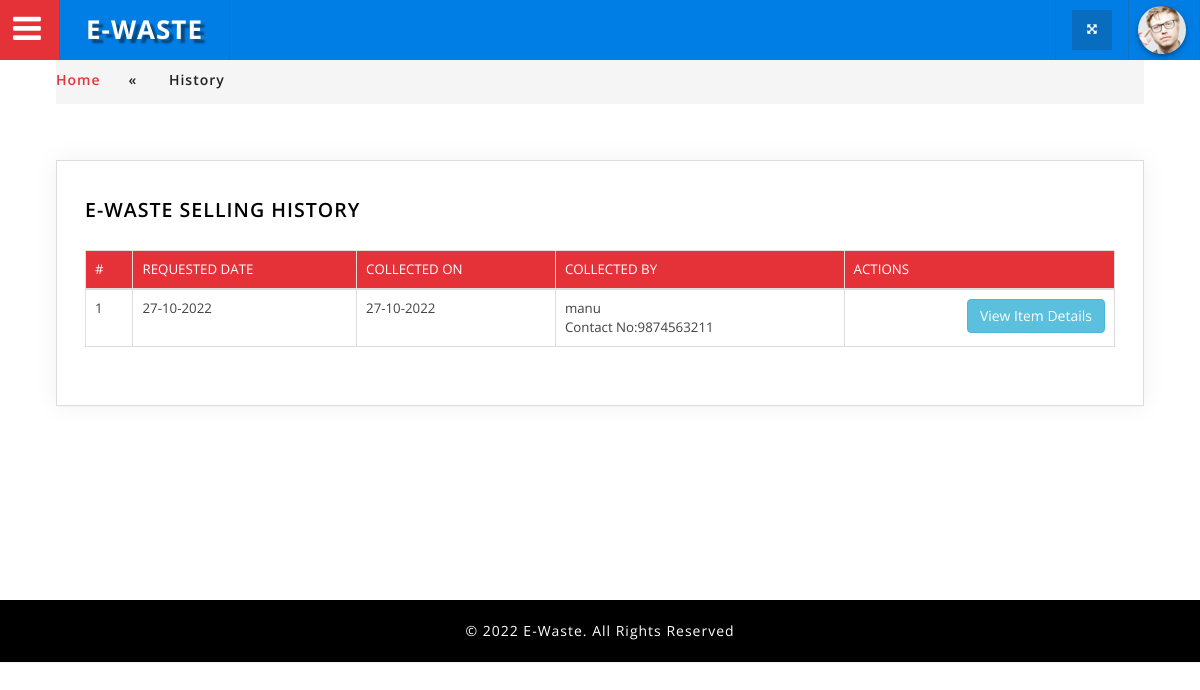
Screenshot of /company/selling_history.php (signed in) with the database file from the repository.
### tables this page shows
CREATE TABLE IF NOT EXISTS `selling_request` (
`request_id` int(11) NOT NULL,
  `comp_email` varchar(200) NOT NULL,
  `req_date` date NOT NULL,
  `req_status` varchar(10) NOT NULL
);

CREATE TABLE IF NOT EXISTS `schedule_employee` (
`sch_emp_id` int(11) NOT NULL,
  `req_id` int(11) NOT NULL,
  `emp_id` int(11) NOT NULL,
  `sch_date` date NOT NULL,
  `collected_date` date DEFAULT NULL,
  `sch_status` varchar(10) NOT NULL
);

CREATE TABLE IF NOT EXISTS `employee` (
`emp_id` int(11) NOT NULL,
  `employee_type` varchar(200) NOT NULL,
  `emp_name` varchar(50) NOT NULL,
  `phone` varchar(50) NOT NULL,
  `gender` varchar(10) NOT NULL,
  `city` varchar(30) NOT NULL,
  `email` varchar(50) NOT NULL,
  `district` varchar(30) NOT NULL
);

### connectionclass.php (called while the page is built, shortened)
<?php
class Connectionclass
{
    public $db = null;
    public function open()
    {
        $dbname = "ewaste";
        $this->db = mysqli_connect("localhost", "root", "", $dbname)
            or die('Error connecting to MySQL server.');
    }
    public function GetTable($qry)
    {
        try {
            $result = mysqli_query($this->db, $qry);
            if ($result) {
                $data = array();
                while ($row = mysqli_fetch_assoc($result)) {
                    $data[] = $row;
                }
                return $data;
            } else {
                throw new Exception(mysqli_error($this->db));
            }
        } catch (Exception $e) {
            return $e->getMessage();
        } finally {
            mysqli_close($this->db);
        }
    }
}
?>

### company/selling_history.php (the view, shortened to what this page needs)
<?php
require_once('../ConnectionClass.php');
require_once('header.php');
$obj=new connectionclass();
 $ses=$_SESSION['email'];
$qry1="select * from selling_request r inner join  schedule_employee e inner join employee y on r.request_id=e.req_id where r.comp_email='$ses' and r.req_status='collected'  and e.sch_status='completed'  and e.emp_id=y.emp_id";
$data=$obj->GetTable($qry1);
?>
				<div class="inner_content">
						<div class="w3l_agileits_breadcrumbs">
							<ul>
									<li><a href="index.php">Home</a><span>«</span></li>
									<li>History</li>
								</ul>
						</div>
						<div class="inner_content_w3_agile_info two_in">
							<div class="forms-main_agileits">
								<div class="graph-form agile_info_shadow">
									<h3 class="w3_inner_tittle two"> E-Waste Selling History</h3>
									<div class="form-body">
										<table class="table table-bordered table-responsive">
              <thead>
                <tr>
                  <th>#</th>
                  <th>Requested Date</th>
                  <th>Collected On</th>
                  <th>Collected By</th>
                   <th>Actions</th>
                </tr>
              </thead>
              <tbody>
<?php
$i=0;
foreach($data as $row)
{
  $i++;
  ?>              <tr>
                  <td><?php echo $i; ?></td>
                  <td><?php echo date('d-m-Y',strtotime($row["req_date"])); ?></td>
                  <td><?php echo date('d-m-Y',strtotime($row["sch_date"])); ?></td>
                  <td><?php echo $row['emp_name']?><br>Contact No:<?php echo $row['phone']?></td>
                  <td> <a href="request_items history.php?req_id=<?php echo $row['req_id']?>" class="btn btn-info" style="float: right;">View Item Details</a></td>
                </tr>
    <?php } ?>
              </tbody>
            </table>
									</div>
								</div>
							</div>
				    </div>
</div>
<?php
require_once('footer.php');
?>

### company/css/table-style.css (style rules this page uses)
table { background: white; border-collapse: collapse; margin: 1.25em 0 0; width: 100%; }
table tr, table th, table td { border: none; border-bottom: 1px solid #e8e8e8; font-size: .95em; }
table th, table td { padding: 10px 12px; text-align: left; }
table th { background: #e53238; color: #fff; text-transform: uppercase; }
table tr td { background: #f3faff; color: #424242; }
table { width: 100%; }
.table { margin: 30px 0; border-collapse: collapse; border-spacing: 0; empty-cells: show; border: 1px solid #e0e0e0; }
.table td, .table th { border-left: 1px solid #e0e0e0; border-width: 0 0 0 1px; font-size: inherit; margin: 0; overflow: visible; padding: 0.5em 1em; font-weight: normal; }
.table td:first-child, .table th:first-child { border-left-width: 0; }
.table thead, .table tfoot { background-color: #f05050; color: #fff; text-align: left; vertical-align: bottom; }
.table thead td, .table tfoot td, .table thead th, .table tfoot th { border-color: #fff; }
.table td { background-color: transparent; }

### company/css/component.css (style rules this page uses)
*, *:after, *::before { -webkit-box-sizing: border-box; -moz-box-sizing: border-box; box-sizing: border-box; }

### company/css/style.css (style rules this page uses)
body { margin:0; padding:0; background:#fff; font-family: 'Open Sans', sans-serif; }
h1,h2,h3,h4,h5,h6 { margin:0; font-family: 'Open Sans', sans-serif; }
ul { margin:0; padding:0; }
p,ul,ol { font-size:14px; }
input[type="submit"],a,.nbs-flexisel-nav-left,.nbs-flexisel-nav-right { transition:.5s ease-in; -webkit-transition:.5s ease-in; -moz-transition:.5s ease-in; -o-transition:.5s ease-in; -ms-transition:.5s ease-in; }
.inner_content { padding: 4em 4em; min-height: 600px; }
.agile_info_shadow { padding: 1em; box-shadow: 0 0px 24px 0 rgba(0, 0, 0, 0.06), 0 1px 0px 0 rgba(0, 0, 0, 0.02); -webkit-box-shadow: 0 0px 24px 0 rgba(0, 0, 0, 0.06), 0 1px 0px 0 rgba(0, 0, 0, 0.02); -moz-box-shadow: 0 0px 24px 0 rgba(0, 0, 0, 0.06), 0 1px 0px 0 rgba(0, 0, 0, 0.02); -o-box-shadow:0 0px 24px 0 rgba(0, 0, 0, 0.06), 0 1px 0px 0 rgba(0, 0, 0, 0.02); border: 1px solid #ddd; }
h3.w3_inner_tittle.two { color: #000; font-weight: 600; }
h3.w3_inner_tittle { text-transform: uppercase; color: #fff; margin: 0.5em 0 1em 0; font-weight: 800; font-size: 1.4em; letter-spacing:1px; }
.inner_content_w3_agile_info { margin-top:4.5em; }
.inner_content_w3_agile_info.two_in { margin-top: 4em; }
.table > thead > tr > th, .table > tbody > tr > th, .table > tfoot > tr > th, .table > thead > tr > td, .table > tbody > tr > td, .table > tfoot > tr > td { padding: 9px; }
.w3l_agileits_breadcrumbs { padding:1em 0; background:#f5f5f5; }
.w3l_agileits_breadcrumbs ul li { display:inline-block; color:#212121; font-weight:600; font-family: 'Open Sans', sans-serif; letter-spacing:1px; }
.w3l_agileits_breadcrumbs ul li a { color: #e53238; text-decoration:none; font-family: 'Open Sans', sans-serif; }
.w3l_agileits_breadcrumbs ul li span { padding:0 2em; }
.graph-form { margin-bottom: 2em; padding: 2em; }

### rows the page displays
selling_request: req_date "27-10-2022", schedule_employee.sch_date "27-10-2022", employee.emp_name "manu", employee.phone "9874563211"
